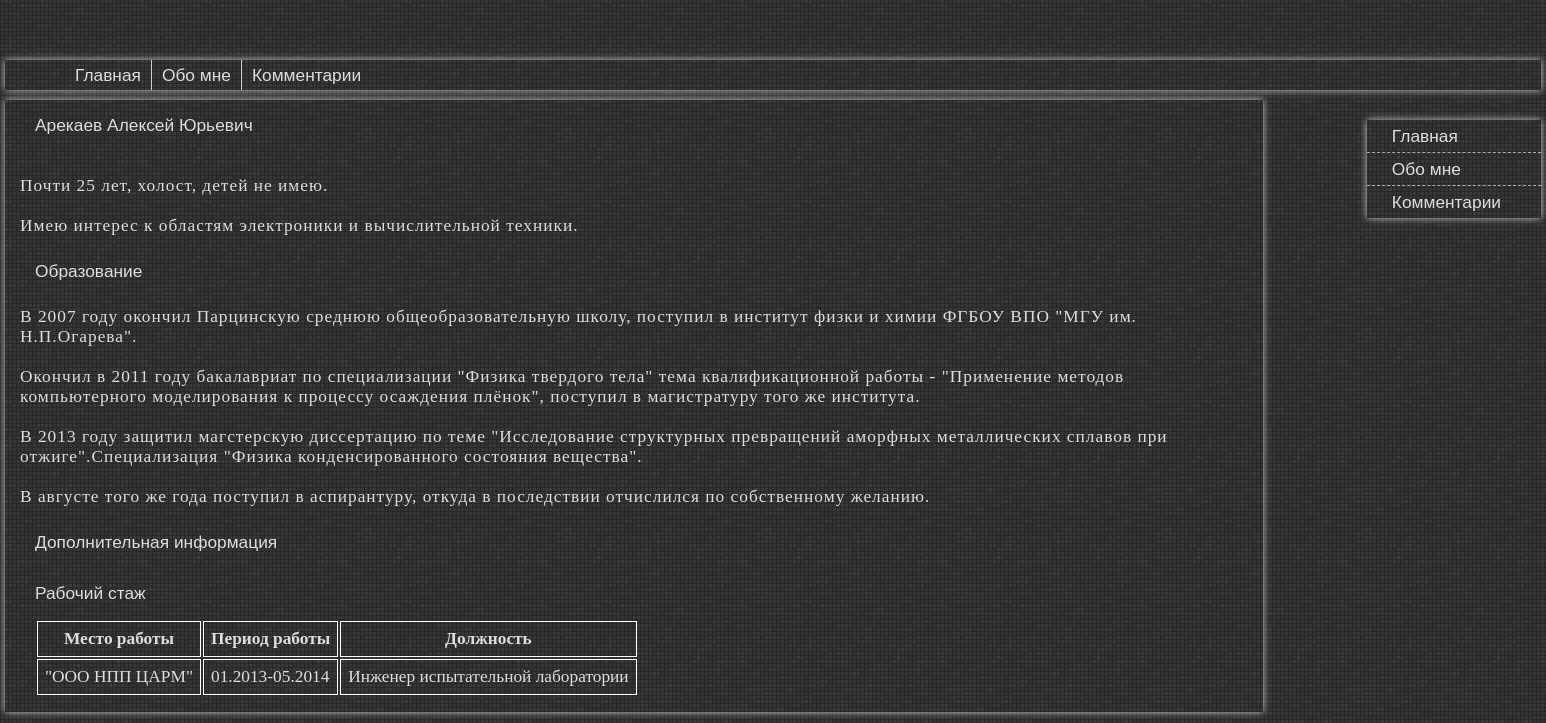
/?page=about_me, run on the app's committed database.
### tables this page shows
CREATE TABLE IF NOT EXISTS `pages` (
  `id` int(11) NOT NULL AUTO_INCREMENT,
  `title1` varchar(100) NOT NULL,
  `title2` varchar(100) NOT NULL,
  `article` text NOT NULL,
  `full_name` varchar(100) NOT NULL,
  `person_desc` text NOT NULL,
  `education` text NOT NULL,
  `add_info` text NOT NULL,
  `org` varchar(100) NOT NULL,
  `period` varchar(50) NOT NULL,
  `post` varchar(100) NOT NULL,
  PRIMARY KEY (`id`)
);

### index.php (called while the page is built)
<?php
require_once("route.php");
require_once("model/model.php");
require_once("view/template.php");
?>

### database.php (called while the page is built, shortened)
<?php
class Database
{
    static function query($query)
    {
        $mysqli = new mysqli("localhost", "presentation", "presentation", "presentation_site");
        $tableQuery = $mysqli->query($query);
        return $tableQuery;
    }
}
?>

### model/model.php (called while the page is built, shortened)
<?php
require_once("database.php");
class Model
{
    static function readPersonInfo()
    {
        $result = Database::query("SELECT * FROM pages");
        $person = array();
        while ($obj = $result->fetch_object()) {
            $person[$obj->id] = $obj;
        }
        return $person;
    }
    static function readWork()
    {
        $result = Database::query("SELECT * FROM pages");
        $work = array();
        while ($obj = $result->fetch_object()) {
            $work[$obj->id] = $obj;
        }
        return $work;
    }
}
?>

### view/pages/about_me_view.php (the view, shortened to what this page needs)
<?php $person = Model::readPersonInfo();
$work = Model::readWork(); ?>
<div class="content border">
    <?php foreach ($person as $item): ?>
        <h2 id="padding-more"><?php echo $item->full_name; ?></h2>
        <?php if (!empty($item->person_desc)): ?>
            <p><?php echo $item->person_desc; ?></p>
        <?php endif; ?>
        <?php if (!empty($item->education)): ?>
            <h2>Образование</h2>
            <p>
                <?php echo $item->education; ?>
            </p>
        <?php endif; ?>
        <h2>Дополнительная информация</h2>
    <?php endforeach; ?>
    <h2>Рабочий стаж</h2>
    <table>
        <tr>
            <th class="table-border font-tnr bold">Место работы</th>
            <th class="table-border font-tnr bold">Период работы</th>
            <th class="table-border font-tnr bold">Должность</th>
        </tr>
        <?php foreach ($work as $item): ?>
            <tr>
                <td class="table-border font-tnr"><?php echo $item->org; ?></td>
                <td class="table-border font-tnr"><?php echo $item->period; ?></td>
                <td class="table-border font-tnr"><?php echo $item->post; ?></td>
            </tr>
        <?php endforeach; ?>
    </table>
</div>

### view/template.php (shortened to what this page needs)
<!doctype HTML>
<html>
<head>
    <link rel="stylesheet" href="../css/style.css">
</head>
<body>
<div class="wrapper">
    <header class="border">
        <ul>
            <li class="inline-left partition-solid margin-headerli"><a href="/">Главная</a></li>
            <li class="inline-left partition-solid"><a href="/?page=about_me">Обо мне</a></li>
            <li class="inline-left"><a href="/?page=comment">Комментарии</a></li>
        </ul>
    </header>
    <div class="main">
        <aside class="sidebar-right border">
            <ul>
                <li class="partition-dashed"><a href="/">Главная</a></li>
                <li class="partition-dashed"><a href="/?page=about_me">Обо мне</a></li>
                <li><a href="/?page=comment">Комментарии</a></li>
            </ul>
        </aside>
        <?php Route::renderContent(); ?>
    </div>
</div>
</body>
</html>

### route.php
<?php
class Route
{
    static function renderContent()
    {
        if (isset($_GET['page'])) {
            $file = "view/pages/" . $_GET['page'] . "_view.php";
            if (file_exists($file)) {
                require_once($file);
            } else {
                echo "404. File not found";
            }
        } else {
            require_once("view/pages/mainpage_view.php");
        }
    }
}
?>

### css/style.css (style rules this page uses)
* { margin: 0; padding: 0; color: #ddd; }
html, body, .wrapper { height: 100%; }
body { background-image: url(/img/bg.png); font: 13pt Arial; }
header { margin-top: 60px; height: 30px; }
ul { list-style-type: none; }
ul li { height: 20px; width: auto; }
a { text-decoration: none; }
table { padding-left: 15px; padding-bottom: 15px; }
table tr th, table tr td { padding: 7px; }
header ul li { padding: 5px 10px; }
.inline-left { float: left; }
.border { box-shadow: 0 0 7px #ccc; }
.partition-solid { border-right: 1px solid #ccc; }
.partition-dashed { border-bottom: 1px dashed #aaa; }
.margin-headerli { margin-left: 60px; }
.table-border { border: 1px solid #fff; }
.font-tnr, p { font: 13pt Times New Roman; }
.bold { font-weight: bold; }
.content { width: 1228px; height: 100%; margin: 0; padding: 0 15px; }
.content h2, .content h3 { font: 13pt Arial; }
.content h2 { padding: 15px 0 15px 15px; }
.content p { padding: 10px 0; letter-spacing: 1px; }
.wrapper { width: 1536px; margin: 0 auto; }
.main { margin-top: 10px; }
.sidebar-right { margin-top: 20px; float: right; }
.sidebar-right ul li { padding: 6px 40px 6px 25px; }
#padding-more { padding-bottom: 30px; }

### data on the page
pages: full_name "Арекаев Алексей Юрьевич", person_desc "Почти 25 лет, холост, детей не имею. Имею интерес к областям электроники и вычислительной техники.", education "В 2007 году окончил Парцинскую среднюю общеобразовательную школу, поступил в институт физки и химии ФГБОУ ВПО \"МГУ им. Н.П.Огарева\". Окончил в 2011 году бакалавриат по специализации \"Физика твердого тела\" тема квалификационной работы - \"Применение методов компьютерного моделирования к процессу осаждения плёнок\", поступил в магистратуру того же института. В 2013 году защитил магстерскую диссертацию по теме \"Исследование структурных превращений аморфных металлических сплавов при отжиге\".Специализация \"Физика конденсированного состояния вещества\". В августе того же года поступил в аспирантуру, откуда в последствии отчислился по собственному желанию.", org "\"ООО НПП ЦАРМ\"", period "01.2013-05.2014", post "Инженер испытательной лаборатории"
